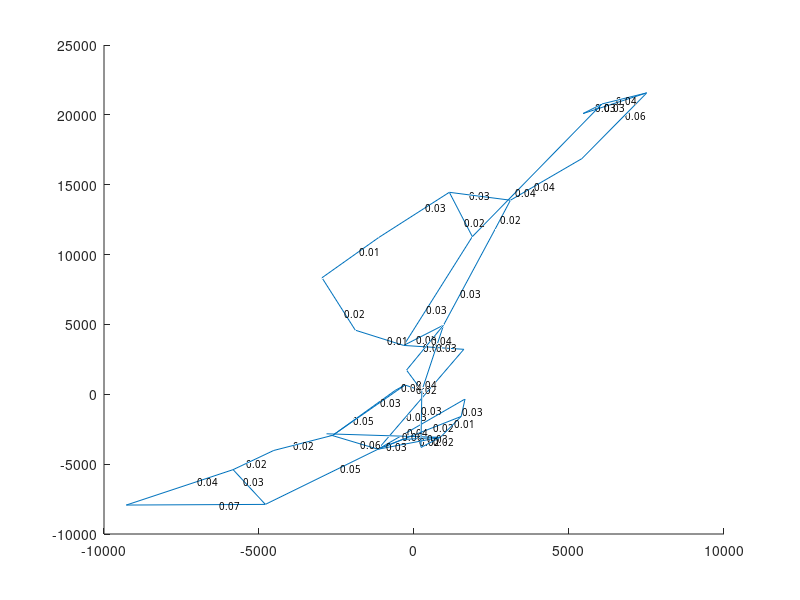

The MATLAB script that drew this image: (Note: this script raises an error after producing the figure.)
clear
flies = { 'automn1.jpg' , 'automn2.jpg' , 'automn3.jpg' , 'automn4.jpg' , 'automn5.jpg' , 'automn6.jpg',...
    'automn7.jpg' , 'automn8.jpg' , 'automn9.jpg' , 'automn10.jpg' , 'automn11.jpg' , 'automn12.jpg',...
    'automn13.jpg' , 'automn14.jpg' , 'automn15.jpg' , 'automn16.jpg' , 'automn17.jpg' , 'automn18.jpg',...
    'picture1.jpg' , 'picture2.jpg','picture3.jpg' , 'picture4.jpg' , 'picture5.jpg' , 'picture6.jpg' ,'winter1.jpg' , 'winter2.jpg' , ...
    'winter3.jpg' , 'winter4.jpg' , 'winter5.jpg' , 'winter6.jpg'};


%%
load('output_distmatrix.mat','Wass_xy')

Wass_xy = (Wass_xy + Wass_xy')/2;
[wcoeff,score,latent,~,explained] = pca(Wass_xy,'VariableWeights','variance');

% [eigs,s] = eig(xx);
data_PCA = Wass_xy*wcoeff;
x = data_PCA(:,1);
y = data_PCA(:,2);
z = data_PCA(:,3);
% scatter3(x,y,z)
%%

%%
% scatter(x,y,'fill')

width = 1920;
hight = 1200;

scalex = 3e5;
scaley = scalex;
h = cell(length(flies),1);
lim = [-scalex,scalex]/10;



n = length(x);
rng(10)

%% plot the distance between the min pictures
Wass_xy = Wass_xy + eye(n,n)*1e10;
s = cell(n,1);
for i = 1:n
    [~,inds] = sort(Wass_xy(i,:));
    cnt = 0;
    for j = 1:1:2
        ind = inds(j);
        minv = min(i,ind);
        maxv = i+ind-minv;
        if  isempty(find(s{minv}==maxv, 1))
            s{minv} = [s{minv} maxv];
            cnt = cnt + 1;
            xx = [x(i)*scalex+width/2,x(ind)*scalex+width/2];
            yy = [y(i)*scaley+hight/2,y(ind)*scaley+hight/2];
            zz = [z(i)*scalex,z(ind)*scalex];
            line(zz,xx,yy,'linewidth',0.5)
            hold on
            b = sprintf('%.2f',Wass_xy(i,ind));
            text((zz(1)+2*zz(2))/3,(xx(1)+2*xx(2))/3,mean(yy),b,'fontname','New Times','fontsize',7);
            
        end
        if cnt == 2
            break
        end
    end
    
    
end
hold on

%%

 

x0 = 1920:-1:1;
y0 = 1200:-1:1;
%%
hold on
for i = 1:30
    f = flies{i};
    f = imread(f);
    [xx,yy] = meshgrid(x0,y0);
    zz = ones(size(xx))*z(i)*scalex;
    
    xx = xx + x(i) * scalex;
    yy = yy + y(i) * scaley;
    mesh(zz,xx,yy,f);     
end
% 
%%
axis off
box off
% set(gcf,'ToolBar','none','ReSize','off');   % remove the toolbar
set(gcf,'color','w');



ylim([-9000,23000])
zlim([5000,30000])
xlim([-10000,9000])

[xx,yy]=meshgrid([-10000,9000],[-9000,23000]);
s = mesh(xx,yy,5000*ones(size(xx)));
s.FaceColor = [105,105,105]/255;
s.EdgeColor =  [105,105,105]/255;
s.FaceAlpha = 0.1;
hold on 
[yy,zz]=meshgrid([-9000,23000],[5000,30000]);
s = mesh(-10000*ones(size(yy)),yy,zz);
s.FaceColor = [105,105,105]/255;
s.EdgeColor =  [105,105,105]/255;
s.FaceAlpha = 0.1;

[xx,zz]=meshgrid([-10000,9000],[5000,30000]);
s = mesh(xx,23000*ones(size(yy)),zz);
s.FaceColor = [105,105,105]/255;
s.EdgeColor =  [105,105,105]/255;
s.FaceAlpha = 0.1;

 

view([12,-16,0])

set(gca,'xtick',[])
set(gca,'ytick',[])
set(gca,'ztick',[])
% print(gcf, 'test3.png','-r800','-dpng');